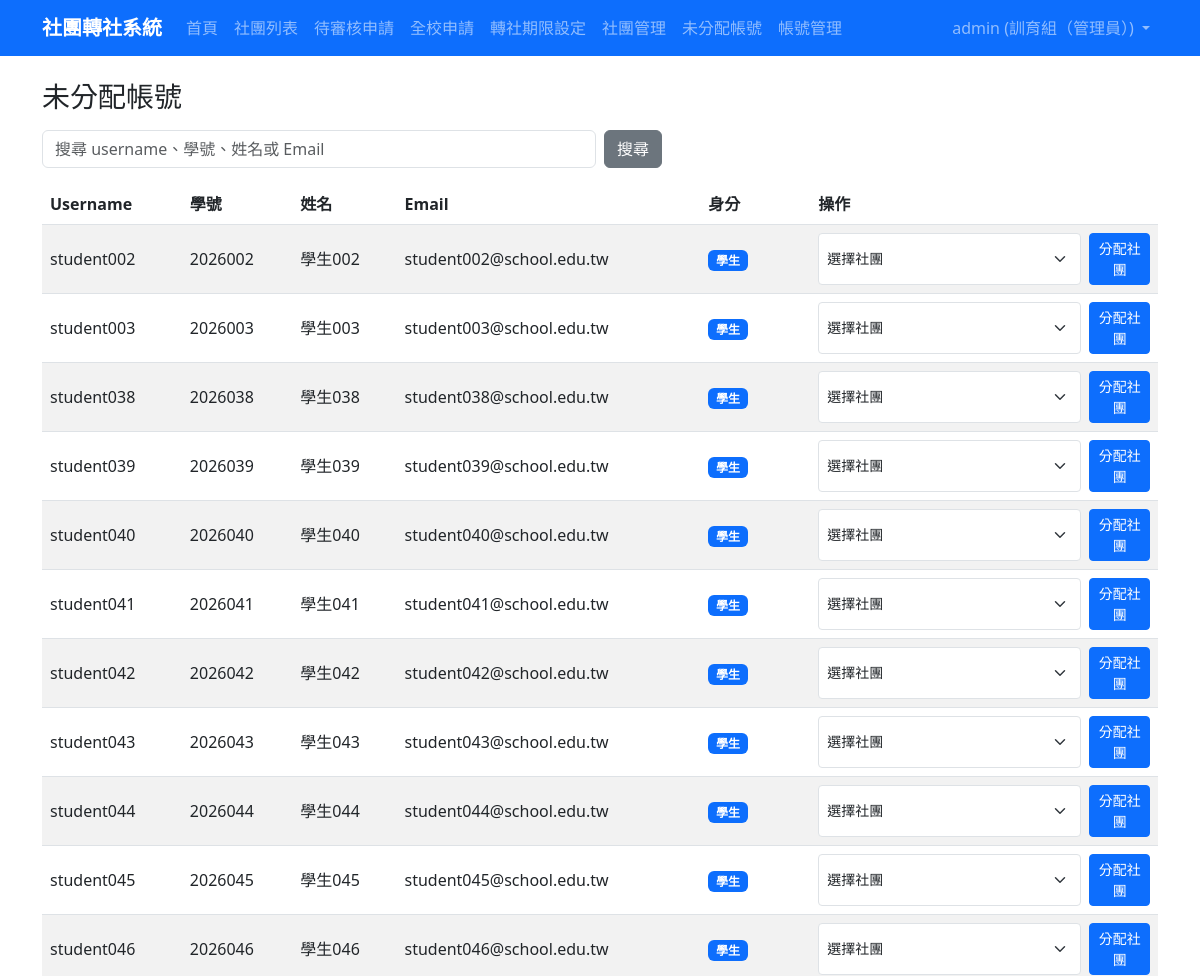
The page /admin-panel/unassigned/accounts/ (signed in, upper part) on the database as committed earlier.
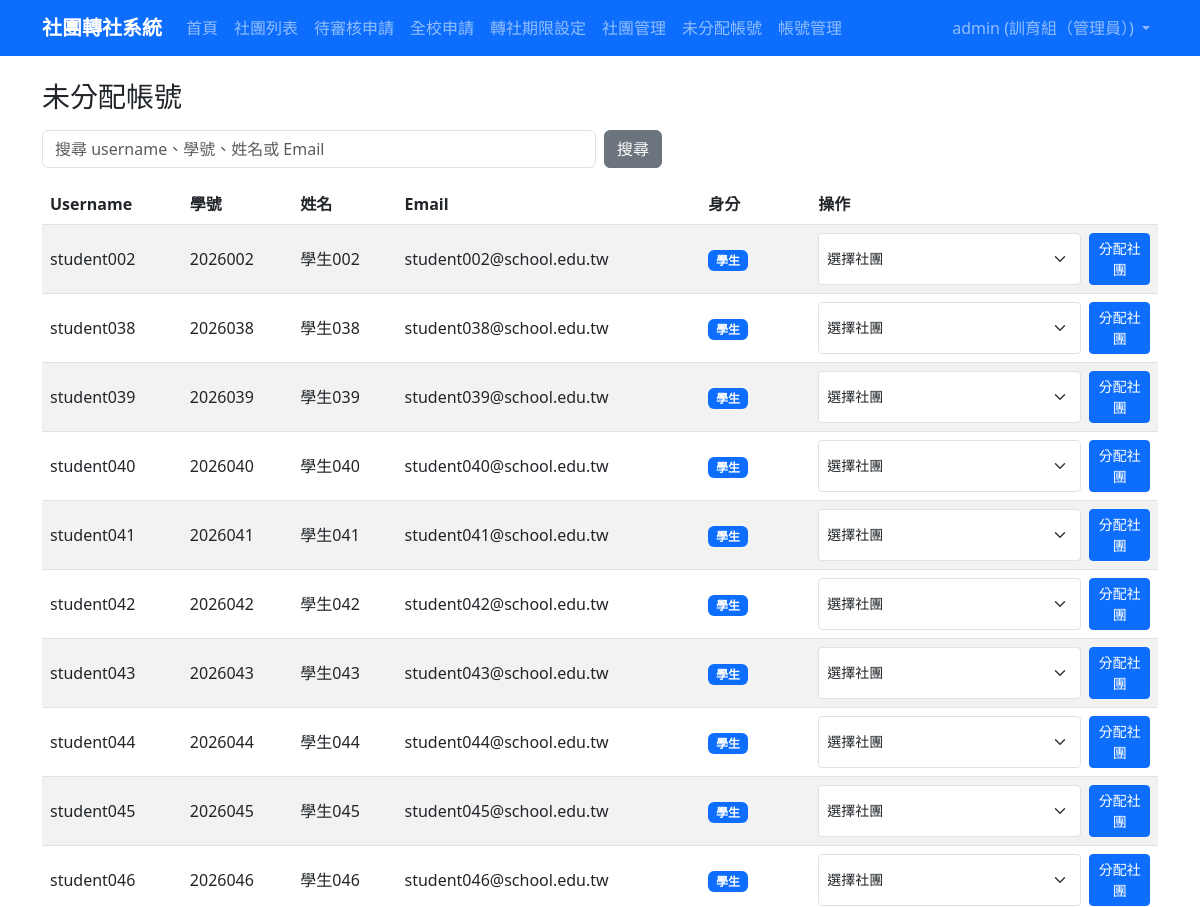
The same page on the database as committed later.
### accounts/models.py (models this page shows, shortened)
class User(django.contrib.auth.models.AbstractUser):
    ROLE_CHOICES = [
        ('student', '學生'),
        ('president', '社長'),
        ('teacher', '指導老師'),
        ('admin', '訓育組（管理員）'),
    ]
    role = models.CharField(
        max_length=20,
        choices=ROLE_CHOICES,
        default='student',
        verbose_name='身分組'
    )
    student_id = models.CharField(
        max_length=20,
        blank=True,
        verbose_name='學號'
    )
    class_name = models.CharField(
        max_length=20,
        blank=True,
        verbose_name='班級'
    )
    seat_number = models.PositiveSmallIntegerField(
        null=True,
        blank=True,
        verbose_name='座號'
    )
    club = models.ForeignKey(
        'clubs.Club',
        on_delete=models.SET_NULL,
        null=True,
        blank=True,
        verbose_name='所屬社團',
        related_name='members'
    )
    class Meta:
        verbose_name = '使用者'
        verbose_name_plural = '使用者'
    def __str__(self):
        return f"{self.get_full_name() or self.username} ({self.get_role_display()})"

### accounts/views.py (the view, shortened to what this page needs)
# urls.py: path('admin-panel/unassigned/accounts/', views.UnassignedAccountListView.as_view(), name='unassigned_account_list'),
class UnassignedAccountListView(LoginRequiredMixin, AdminRequiredMixin, ListView):
    template_name = 'accounts/unassigned_account_list.html'
    context_object_name = 'accounts'
    paginate_by = 50
    def get_queryset(self):
        query = self.request.GET.get('q', '').strip()
        student_accounts = User.objects.filter(
            role='student',
            is_active=True,
            club__isnull=True,
        )
        teacher_accounts = User.objects.filter(role='teacher', is_active=True)
        assigned_teacher_values = {
            normalize_teacher_text(value)
            for value in Club.objects.exclude(teacher='').values_list('teacher', flat=True)
            if normalize_teacher_text(value)
        }
        accounts = list(student_accounts) + [
            teacher for teacher in teacher_accounts
            if get_teacher_match_values(teacher).isdisjoint(assigned_teacher_values)
        ]
        return sorted(accounts, key=lambda account: (account.role, account.username))
    def get_context_data(self, **kwargs):
        context = super().get_context_data(**kwargs)
        context['q'] = self.request.GET.get('q', '').strip()
        context['active_clubs'] = Club.objects.filter(is_active=True).order_by('code', 'name')
        return context

### accounts/forms.py (called while the page is built)
def normalize_teacher_text(value):
    return ' '.join((value or '').split())

def get_teacher_match_values(teacher):
    full_name = normalize_teacher_text(teacher.get_full_name())
    first_name = normalize_teacher_text(teacher.first_name)
    username = normalize_teacher_text(teacher.username)
    display_name = full_name or first_name or username
    values = {
        username,
        first_name,
        full_name,
        normalize_teacher_text(str(teacher)),
    }
    if display_name and username:
        values.add(f'{display_name} ({username})')
    return {value for value in values if value}

### accounts/views.py (called while the page is built)
    def test_func(self):
        user = self.request.user
        return user.is_authenticated and (
            user.is_superuser or getattr(user, 'role', None) == 'admin'
        )

### transfers/context_processors.py (called while the page is built)
def transfer_window(request):
    return get_transfer_window_state()

### transfers/models.py (called while the page is built)
    @classmethod
    def get_current(cls):
        return cls.objects.order_by('-updated_at', '-pk').first()

    def is_open(self, today=None):
        if self.is_paused:
            return False
        today = today or timezone.localdate()
        return self.start_date <= today <= self.end_date

### templates/accounts/unassigned_account_list.html (shortened to what this page needs)
{% extends "base.html" %}
{% block content %}
<h1 class="h3 mb-3">未分配帳號</h1>
<form method="get" class="row g-2 mb-3">
    <div class="col-sm-8 col-md-6">
        <input type="search" name="q" value="{{ q }}" class="form-control" placeholder="搜尋 username、學號、姓名或 Email">
    </div>
    <div class="col-auto">
        <button type="submit" class="btn btn-secondary">搜尋</button>
    </div>
</form>
<div class="table-responsive">
    <table class="table table-striped table-hover align-middle">
        <thead>
            <tr>
                <th>Username</th>
                <th>學號</th>
                <th>姓名</th>
                <th>Email</th>
                <th>身分</th>
                <th>操作</th>
            </tr>
        </thead>
        <tbody>
            {% for account in accounts %}
                <tr>
                    <td>{{ account.username }}</td>
                    <td>{{ account.student_id|default:"-" }}</td>
                    <td>{{ account.first_name|default:"-" }}</td>
                    <td>{{ account.email|default:"-" }}</td>
                    <td>
                        {% if account.role == 'student' or account.role == 'president' %}
                            <span class="badge bg-primary">學生</span>
                        {% elif account.role == 'teacher' %}
                            <span class="badge bg-info text-dark">指導老師</span>
                        {% else %}
                            {{ account.get_role_display }}
                        {% endif %}
                    </td>
                    <td>
                        {% if account.role == 'student' %}
                            <form method="post" action="{% url 'unassigned_student_assign_club' account.pk %}" class="d-flex gap-2">
                                <select name="club_id" class="form-select form-select-sm" required>
                                    <option value="">選擇社團</option>
                                </select>
                                <button type="submit" class="btn btn-sm btn-primary" {% if not active_clubs %}disabled{% endif %}>分配社團</button>
                            </form>
                        {% else %}
                            -
                        {% endif %}
                    </td>
                </tr>
            {% empty %}
                <tr>
                    <td colspan="6" class="text-center text-muted">沒有未分配帳號。</td>
                </tr>
            {% endfor %}
        </tbody>
    </table>
</div>
{% endblock %}

Rows that differ between the two databases and show on the page:
no longer on this page (row edited): User: username "student003", student_id "2026003", first_name "學生003", email "student003@school.edu.tw", role "學生"
